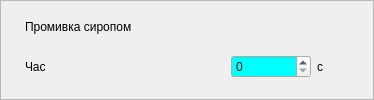
     <widget class="QFrame" name="f_6">
      <property name="frameShape">
       <enum>QFrame::StyledPanel</enum>
      </property>
      <property name="frameShadow">
       <enum>QFrame::Raised</enum>
      </property>
      <layout class="QGridLayout" name="gridLayout_5">
       <property name="margin">
        <number>4</number>
       </property>
       <property name="spacing">
        <number>-1</number>
       </property>
       <item row="0" column="0">
        <widget class="QCheckBox" name="cb_sir">
         <property name="styleSheet">
          <string notr="true">QCheckBox{
min-width: 14px;
min-height: 14px;
max-width: 14px;
max-height: 14px;
}
QCheckBox:checked
{
	
	image: url(:/butons/pict/bool_green_true_48x48.png);
}

QCheckBox:unchecked
{
	
	image: url(:/butons/pict/bool_green_false_48x48.png);
	
}

QCheckBox:indicator
{
	background: rgba(0, 0, 0, 0);
	height: 14px;
	width: 14px;
}
</string>
         </property>
         <property name="text">
          <string>CheckBox</string>
         </property>
        </widget>
       </item>
       <item row="0" column="1" colspan="4">
        <widget class="QLabel" name="label_20">
         <property name="text">
          <string>Промивка сиропом</string>
         </property>
        </widget>
       </item>
       <item row="1" column="1">
        <widget class="QLabel" name="label_21">
         <property name="sizePolicy">
          <sizepolicy hsizetype="Minimum" vsizetype="Preferred">
           <horstretch>0</horstretch>
           <verstretch>0</verstretch>
          </sizepolicy>
         </property>
         <property name="minimumSize">
          <size>
           <width>200</width>
           <height>0</height>
          </size>
         </property>
         <property name="text">
          <string>Час</string>
         </property>
        </widget>
       </item>
       <item row="1" column="3">
        <widget class="QLabel" name="label_22">
         <property name="text">
          <string>с</string>
         </property>
        </widget>
       </item>
       <item row="1" column="4">
        <spacer name="horizontalSpacer_5">
         <property name="orientation">
          <enum>Qt::Horizontal</enum>
         </property>
         <property name="sizeHint" stdset="0">
          <size>
           <width>40</width>
           <height>20</height>
          </size>
         </property>
        </spacer>
       </item>
       <item row="1" column="2">
        <widget class="QSpinBox" name="T_sir_zd">
         <property name="minimumSize">
          <size>
           <width>80</width>
           <height>0</height>
          </size>
         </property>
         <property name="palette">
          <palette>
           <active>
            <colorrole role="Base">
             <brush brushstyle="SolidPattern">
              <color alpha="255">
               <red>0</red>
               <green>255</green>
               <blue>255</blue>
              </color>
             </brush>
            </colorrole>
           </active>
           <inactive>
            <colorrole role="Base">
             <brush brushstyle="SolidPattern">
              <color alpha="255">
               <red>0</red>
               <green>255</green>
               <blue>255</blue>
              </color>
             </brush>
            </colorrole>
           </inactive>
           <disabled>
            <colorrole role="Base">
             <brush brushstyle="SolidPattern">
              <color alpha="255">
               <red>244</red>
               <green>244</green>
               <blue>244</blue>
              </color>
             </brush>
            </colorrole>
           </disabled>
          </palette>
         </property>
         <property name="toolTip">
          <string>Заданий час промивки сиропом</string>
         </property>
         <property name="minimum">
          <number>0</number>
         </property>
         <property name="maximum">
          <number>50</number>
         </property>
        </widget>
       </item>
      </layout>
     </widget>
